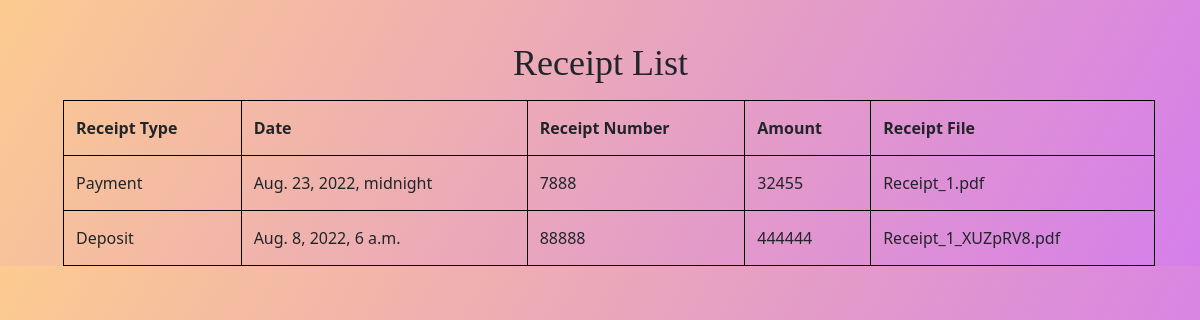
The app's page /wallet/receipt_list/ with its own data.
### wallet/models.py (models this page shows)
class Receipt(models.Model):
    receipt_type= models.CharField(max_length = 20)
    date = models.DateTimeField()
    receipt_number= models.IntegerField()
    amount= models.IntegerField()
    transaction = models.ForeignKey(Transaction,on_delete=models.CASCADE,related_name='thirdparty_transaction')
    receipt_file = models.FileField()

### wallet/views.py (the view)
# urls.py: path("receipt_list/",list_receipt,name="registration"),
def list_receipt(request):
 receipt= Receipt.objects.all()
 return render(request,'wallet/receipt_list.html',
    {"Receipt":receipt}
   )

### wallet/templates/wallet/receipt_list.html (shortened to what this page needs)
<!DOCTYPE html>
<html lang="en">
<head>
 <link href="https://cdn.jsdelivr.net/npm/bootstrap@5.0.2/dist/css/bootstrap.min.css" rel="stylesheet">
</head>
<body>
  <h1>Receipt List</h1>
  <table>
    <tr>
      <th>Receipt Type </th>
      <th>Date </th>
      <th>Receipt Number</th>
      <th>Amount</th>
      <th>Receipt File</th>
    </tr>
    <tr>{%for receipt in Receipt%}</tr>
    <td>{{receipt.receipt_type}}</td>
    <td>{{receipt.date}}</td>
    <td>{{receipt.receipt_number}}</td>
    <td>{{receipt.amount}}</td>
    <td>{{receipt.receipt_file}}</td>
    {%endfor%}
  </table>
</body>
</html>

### wallet/templates/wallet/receipt_list.html (style rules this page uses)
body { background-image: linear-gradient(120deg, #fccb90 0%, #d57eeb 100%); }
table, td, th { border: 1px solid black; }
table { border-collapse: collapse; width: 91%; margin-top: 15px; margin-left: 63px; }
th { padding: 15px 12px; }
td { text-align: left; padding: 15px 12px; }
h1 { margin-left: 513px; padding-top: 42px; font-size: 36px; font-family: cursive; }

### records on screen
Receipt: receipt_type "Payment", date "Aug. 23, 2022, midnight", receipt_number "7888", amount "32455", receipt_file "Receipt_1.pdf"
Receipt: receipt_type "Deposit", date "Aug. 8, 2022, 6 a.m.", receipt_number "88888", amount "444444", receipt_file "Receipt_1_XUZpRV8.pdf"
